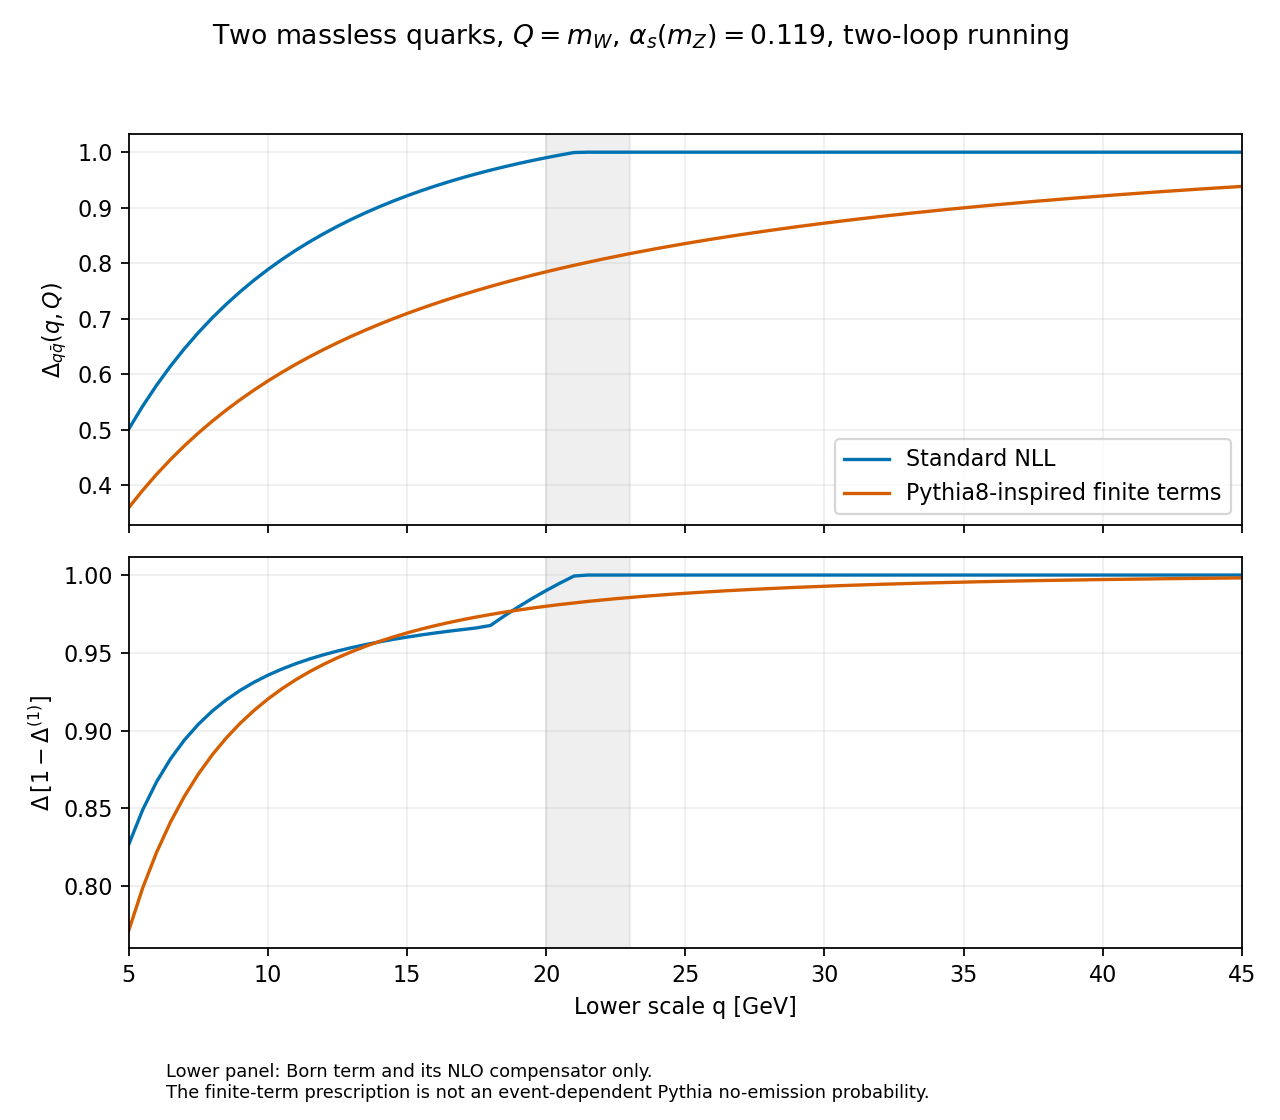

Write Python code to recreate this figure.
#!/usr/bin/env python3
"""Evaluate both production FxFx schemes at the W-study coupling."""

import csv
import ctypes
import json
import math
from pathlib import Path
import tempfile

import matplotlib
matplotlib.use('Agg')
import matplotlib.pyplot as plt
import numpy as np

import sudakov_audit as audit


HERE = Path(__file__).resolve().parent


def evaluate():
    rows = []
    with tempfile.TemporaryDirectory(prefix='fxfx_pythia_finite_') as tmp:
        lib = audit.build_library(Path(tmp))
        coupling = audit.Coupling.in_dll(lib, 'a_block_')
        coupling.asmz, coupling.nloop = .119, 2
        setting = ctypes.c_int.in_dll(lib, '__fksparams_MOD_fxfxpythia8finiteterms')
        for name in ('alphas_', 'sudakov_exp_', 'expanded_sudakov_exp_'):
            getattr(lib, name).restype = ctypes.c_double
        lows = np.unique(np.r_[np.linspace(5, 79, 149), 8, 10, 15, 20, 21.5, 23, 30])
        for q in lows:
            args = [ctypes.byref(x) for x in (ctypes.c_double(q),
                ctypes.c_double(audit.QHARD), ctypes.c_int(1), ctypes.c_double(0))]
            alpha = lib.alphas_(ctypes.byref(ctypes.c_double(q)))
            for enabled in (False, True):
                setting.value = int(enabled)
                e = 2*lib.sudakov_exp_(*args)
                e1 = 2*lib.expanded_sudakov_exp_(*args)
                delta = min(math.exp(e), 1)
                first = alpha*min(e1, 0)
                rows.append(dict(scheme='Pythia8_finite' if enabled else 'legacy_NLL',
                    q_GeV=q, Q_GeV=audit.QHARD, delta_raw=math.exp(e),
                    delta_applied=delta, expanded_coefficient=e1,
                    expanded_applied=first, born_plus_compensation=delta*(1-first)))
    return rows


def main():
    rows = evaluate()
    with (HERE / 'pythia_finite_terms.csv').open('w', newline='') as stream:
        writer = csv.DictWriter(stream, fieldnames=list(rows[0]), lineterminator='\n')
        writer.writeheader()
        writer.writerows(rows)
    selected = [r for r in rows if r['q_GeV'] in (8, 10, 15, 20, 21.5, 23, 30)]
    (HERE / 'pythia_finite_terms_selected.json').write_text(json.dumps(selected, indent=2)+'\n')
    fig, axes = plt.subplots(2, 1, figsize=(8, 7), sharex=True)
    for scheme, label, colour in [('legacy_NLL', 'Standard NLL', '#0072b2'),
        ('Pythia8_finite', 'Pythia8-inspired finite terms', '#d55e00')]:
        data = [r for r in rows if r['scheme'] == scheme]
        axes[0].plot([r['q_GeV'] for r in data], [r['delta_applied'] for r in data],
                     label=label, color=colour)
        axes[1].plot([r['q_GeV'] for r in data],
                     [r['born_plus_compensation'] for r in data], color=colour)
    for ax in axes:
        ax.axvspan(20, 23, color='0.5', alpha=.12)
        ax.grid(alpha=.2)
        ax.set_xlim(5, 45)
    axes[0].set_ylabel(r'$\Delta_{q\bar q}(q,Q)$')
    axes[1].set_ylabel(r'$\Delta\,[1-\Delta^{(1)}]$')
    axes[1].set_xlabel('Lower scale q [GeV]')
    axes[0].legend()
    fig.suptitle(r'Two massless quarks, $Q=m_W$, $\alpha_s(m_Z)=0.119$, two-loop running')
    fig.text(.13, .02, 'Lower panel: Born term and its NLO compensator only.\n'
             'The finite-term prescription is not an event-dependent Pythia no-emission probability.', fontsize=8)
    fig.tight_layout(rect=(0, .07, 1, .95))
    fig.savefig(HERE / 'pythia_finite_terms.pdf')
    fig.savefig(HERE / 'pythia_finite_terms.png', dpi=160)
    for r in selected:
        print(f"{r['scheme']:16} q={r['q_GeV']:4.1f} delta={r['delta_applied']:.8f} "
              f"Born+comp={r['born_plus_compensation']:.8f}")


if __name__ == '__main__':
    main()
